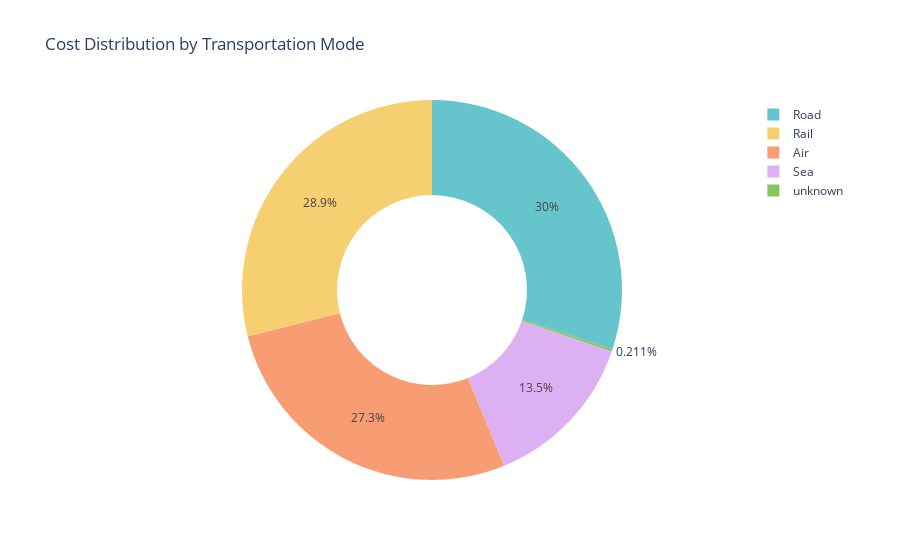

This figure's notebook cell:
### Code cell
import pandas as pd
import plotly.express as px
import plotly.io as pio
import plotly.graph_objects as go
pio.templates.default = "plotly_white"
original_data = pd.read_csv("Supply_Chain_Dataset.csv")

# Create the pie chart using the original DataFrame
transportation_chart = px.pie(original_data,
                              values='Costs',
                              names='Transportation modes',
                              title='Cost Distribution by Transportation Mode',
                              hole=0.5,
                              color_discrete_sequence=px.colors.qualitative.Pastel)
transportation_chart.show()

### Figure 1 — Plotly figure (JSON) as saved in the notebook; plotly's stock layout.template omitted (floating-point values rounded to 4 significant figures)
{"data": [{"domain": {"x": [0, 1], "y": [0, 1]}, "hole": 0.5, "hovertemplate": "Transportation modes=%{label}<br>Costs=%{value}<extra></extra>", "labels": ["Road", "Road", "Air", "Rail", "Air", "Road", "Sea", "Road", "Sea", "Rail", "Road", "Air", "Road", "Road", "Air", "Sea", "Air", "Air", "Sea", "Road", "Air", "Air", "Rail", "Rail", "Air", "Road", "Rail", "Sea", "Air", "Road", "Road", "Rail", "Road", "Sea", "Road", "Sea", "Air", "Sea", "Air", "Air", "Road", "Sea", "Road", "Air", "Rail", "Rail", "Road", "Rail", "Rail", "Rail", "Rail", "Road", "Air", "Air", "Road", "Sea", "Air", "Rail", "unknown", "Air", "Rail", "Air", "Sea", "Sea", "Air", "Rail", "Road", "Sea", "Rail", "Air", "Road", "Road", "Rail", "Road", "Rail", "Air", "Rail", "Road", "Sea", "Air", "Sea", "Rail", "Road", "Road", "Air", "Road", "Rail", "Sea", "Sea", "Rail", "Rail", "Rail", "Rail", "Air", "Rail", "Air", "Road", "Road", "Rail", "Rail"], "legendgroup": "", "name": "", "showlegend": true, "type": "pie", "values": ["187.7520755", "503.0655791", "141.9202818", "254.7761592", "923.4406317", "235.4612367", "134.3690969", "802.0563118", "505.5571342", "995.9294615", "806.1031777", "126.7230334", "402.9687891", "547.2410052", "929.23529", "127.8618", "865.5257798", "670.9343908", "593.4802587", "477.3076311", "493.8712153", "523.3609147", "205.5719958", "196.3294461", "758.7247726", "458.5359457", "617.8669165", "762.4591822", "123.4370275", "764.9353759", "880.0809882", "609.3792066", "761.1739095", "371.2552955", "510.3580004", "553.4204712", "403.8089742", "183.932968", "339.6728699", "653.6729946", "529.808724", "275.5243711", "635.6571205", "716.0441198", "610.4532696", "495.305697", "380.4359371", "581.6023551", "768.651914", "336.8901685", "496.2486503", "694.9823176", "602.8984988", "750.7378407", "814.0699966", "323.012928", "832.2108087", "482.1912386", "110.3643352", "NAN", "430.169097", "164.3665282", "320.8465158", "687.2861779", "771.2250847", "555.8591037", "393.8433486", "169.2718014", "299.7063031", "207.6632062", "183.2728987", "405.1670679", "677.9445698", "866.4728001", "341.5526568", "873.129648", "997.4134501", "852.5680989", "323.5922034", "351.5042193", "787.7798505", "276.7783359", "589.9785556", "682.9710182", "465.457006", "842.68683", "264.2548898", "879.3592177", "103.916248", "517.4999739", "990.0784725", "996.778315", "230.0927825", "823.5238459", "846.665257", "778.8642414", "NAN", "540.1324229", "882.1988635", "210.743009"]}], "layout": {"legend": {"tracegroupgap": 0}, "piecolorway": ["rgb(102, 197, 204)", "rgb(246, 207, 113)", "rgb(248, 156, 116)", "rgb(220, 176, 242)", "rgb(135, 197, 95)", "rgb(158, 185, 243)", "rgb(254, 136, 177)", "rgb(201, 219, 116)", "rgb(139, 224, 164)", "rgb(180, 151, 231)", "rgb(179, 179, 179)"], "title": {"text": "Cost Distribution by Transportation Mode"}}}
